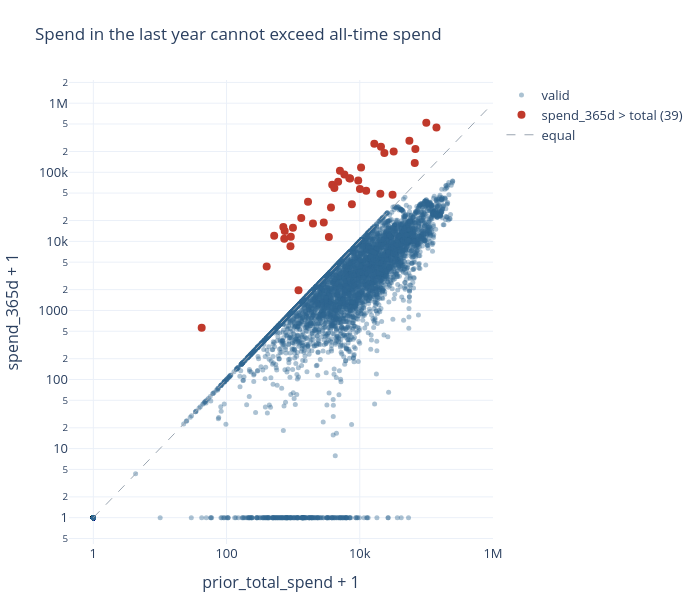

Write notebook code for a chart like this one.
### Code cell
valid = df[(df["spend_365d"] >= 0) & (df["spend_365d"] < 1e9)]
too_big = valid["spend_365d"] > valid["prior_total_spend"] + 0.01

fig = go.Figure()
fig.add_scatter(x=valid.loc[~too_big, "prior_total_spend"] + 1, y=valid.loc[~too_big, "spend_365d"] + 1, mode="markers",
                marker=dict(size=5, color=BLUE, opacity=0.4), name="valid")
fig.add_scatter(x=valid.loc[too_big, "prior_total_spend"] + 1, y=valid.loc[too_big, "spend_365d"] + 1, mode="markers",
                marker=dict(size=8, color=RED), name=f"spend_365d > total ({too_big.sum()})")
fig.add_scatter(x=[1, 1e6], y=[1, 1e6], mode="lines", line=dict(color=GREY, dash="dash", width=1), name="equal")
fig.update_xaxes(type="log", title_text="prior_total_spend + 1")
fig.update_yaxes(type="log", title_text="spend_365d + 1")
fig.update_layout(title="Spend in the last year cannot exceed all-time spend", width=700, height=600)
fig.show()

### Figure 1 — Plotly figure (JSON) as saved in the notebook; plotly's stock layout.template omitted (floating-point values rounded to 4 significant figures; data arrays with more than 128 entries replaced by an {"elided": "..."} marker saying what was removed)
{"data": [{"marker": {"color": "#2f6690", "opacity": 0.4, "size": 5}, "mode": "markers", "name": "valid", "type": "scatter", "x": {"elided": "6205 float values"}, "y": {"elided": "6205 float values"}}, {"marker": {"color": "#c0392b", "size": 8}, "mode": "markers", "name": "spend_365d > total (39)", "type": "scatter", "x": [12490.0, 3435.0, 99680.0, 5873.0, 734.9, 9476.0, 1672.0, 400.2, 55560.0, 66910.0, 747.0, 2880.0, 519.0, 42.33, 3858.0, 23410.0, 6970.0, 16530.0, 68340.0, 911.1, 7613.0, 10460.0, 4736.0, 32280.0, 10060.0, 921.5, 5035.0, 31050.0, 141600.0, 1982.0, 992.6, 3696.0, 4156.0, 712.0, 1203.0, 7157.0, 1322.0, 20800.0, 20350.0], "y": [53910.0, 11540.0, 522900.0, 93070.0, 10920.0, 75830.0, 37360.0, 4315.0, 286900.0, 136100.0, 14160.0, 18720.0, 12010.0, 563.0, 65810.0, 190200.0, 82100.0, 259100.0, 217100.0, 8510.0, 34590.0, 117100.0, 72720.0, 199600.0, 57430.0, 11690.0, 105500.0, 47430.0, 444800.0, 18150.0, 15680.0, 30820.0, 59310.0, 16080.0, 1955.0, 80990.0, 21810.0, 234500.0, 49020.0]}, {"line": {"color": "#9aa5b1", "dash": "dash", "width": 1}, "mode": "lines", "name": "equal", "type": "scatter", "x": [1, 1000000], "y": [1, 1000000]}], "layout": {"height": 600, "title": {"text": "Spend in the last year cannot exceed all-time spend"}, "width": 700, "xaxis": {"title": {"text": "prior_total_spend + 1"}, "type": "log"}, "yaxis": {"title": {"text": "spend_365d + 1"}, "type": "log"}}}
